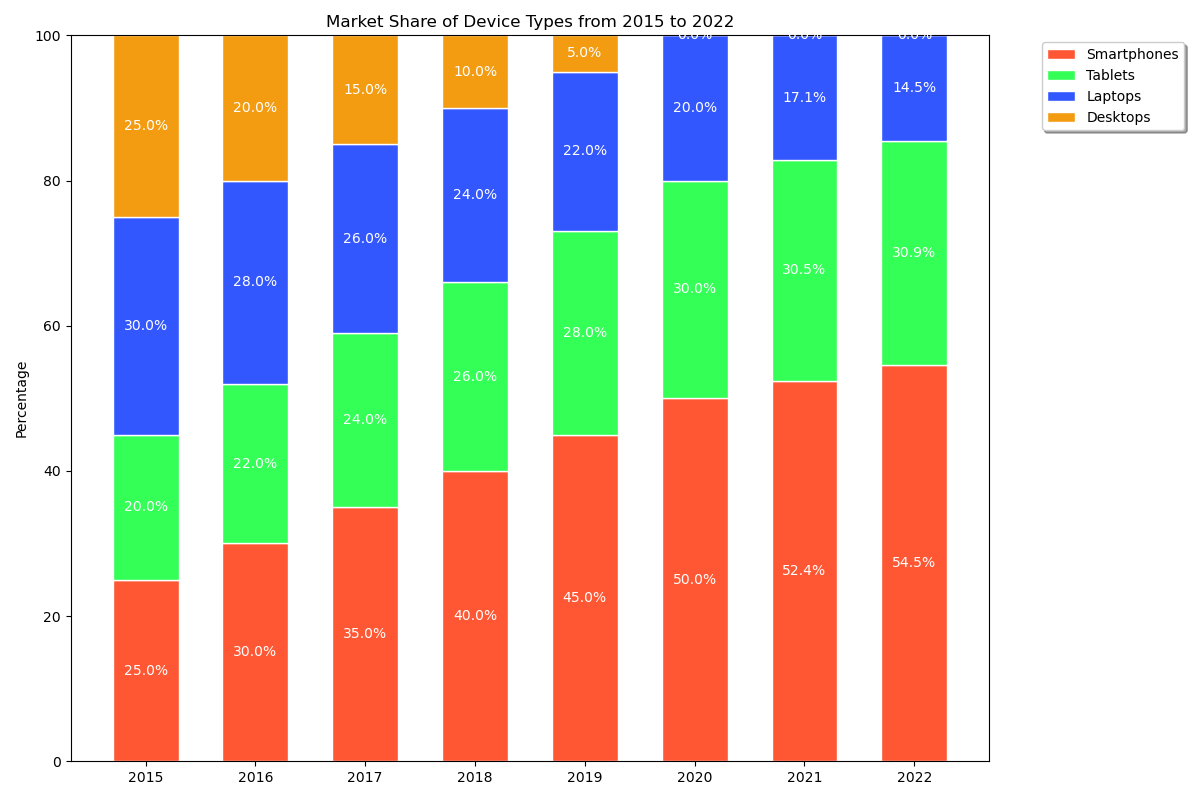

Python code for this plot:

import matplotlib.pyplot as plt
import numpy as np

# Data
years = ['2015', '2016', '2017', '2018', '2019', '2020', '2021', '2022']
smartphones = np.array([25, 30, 35, 40, 45, 50, 55, 60])
tablets = np.array([20, 22, 24, 26, 28, 30, 32, 34])
laptops = np.array([30, 28, 26, 24, 22, 20, 18, 16])
desktops = np.array([25, 20, 15, 10, 5, 0, 0, 0])

# Normalize the data to sum up to 100%
total = smartphones + tablets + laptops + desktops
smartphones_percent = smartphones / total * 100
tablets_percent = tablets / total * 100
laptops_percent = laptops / total * 100
desktops_percent = desktops / total * 100

# Plot
fig, ax = plt.subplots(figsize=(12, 8))

ax.bar(years, smartphones_percent, color='#FF5733', edgecolor='white', width=0.6)
ax.bar(years, tablets_percent, bottom=smartphones_percent, color='#33FF57', edgecolor='white', width=0.6)
ax.bar(years, laptops_percent, bottom=smartphones_percent + tablets_percent, color='#3357FF', edgecolor='white', width=0.6)
ax.bar(years, desktops_percent, bottom=smartphones_percent + tablets_percent + laptops_percent, color='#F39C12', edgecolor='white', width=0.6)

# Add some text for labels and custom y-axis tick labels
ax.set_ylabel('Percentage')
ax.set_title('Market Share of Device Types from 2015 to 2022')
ax.set_xticks(range(len(years)))
ax.set_xticklabels(years)
ax.set_ylim(0, 100)

# Adding legend
ax.legend(['Smartphones', 'Tablets', 'Laptops', 'Desktops'], loc='upper left', bbox_to_anchor=(1.05, 1), fancybox=True, shadow=True)

# Show the percentages on the bars
for i in range(len(years)):
    ax.text(i, smartphones_percent[i]/2, f'{smartphones_percent[i]:.1f}%', va='center', ha='center', color='white')
    ax.text(i, smartphones_percent[i] + tablets_percent[i]/2, f'{tablets_percent[i]:.1f}%', va='center', ha='center', color='white')
    ax.text(i, smartphones_percent[i] + tablets_percent[i] + laptops_percent[i]/2, f'{laptops_percent[i]:.1f}%', va='center', ha='center', color='white')
    ax.text(i, smartphones_percent[i] + tablets_percent[i] + laptops_percent[i] + desktops_percent[i]/2, f'{desktops_percent[i]:.1f}%', va='center', ha='center', color='white')

# Display the plot
plt.tight_layout()
plt.show()
